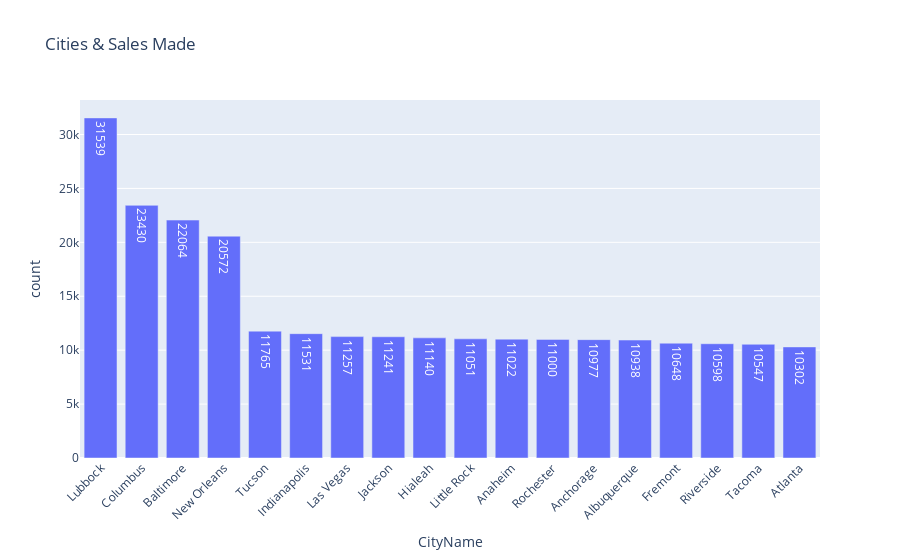

The notebook cell this image was saved under:
### Code cell
import plotly.express as px

fig = px.bar(
    dfc,
    x="CityName",
    y='count',
    title='Cities & Sales Made',
    text='count'
)

fig.update_layout(xaxis_tickangle=-45)

fig.show()

### Figure 1 — Plotly figure (JSON) as saved in the notebook; plotly's stock layout.template omitted (floating-point values rounded to 4 significant figures)
{"data": [{"hovertemplate": "CityName=%{x}<br>count=%{text}<extra></extra>", "legendgroup": "", "marker": {"color": "#636efa", "pattern": {"shape": ""}}, "name": "", "orientation": "v", "showlegend": false, "text": [31540.0, 23430.0, 22060.0, 20570.0, 11760.0, 11530.0, 11260.0, 11240.0, 11140.0, 11050.0, 11020.0, 11000.0, 10980.0, 10940.0, 10650.0, 10600.0, 10550.0, 10300.0], "textposition": "auto", "type": "bar", "x": ["Lubbock", "Columbus", "Baltimore", "New Orleans", "Tucson", "Indianapolis", "Las Vegas", "Jackson", "Hialeah", "Little Rock", "Anaheim", "Rochester", "Anchorage", "Albuquerque", "Fremont", "Riverside", "Tacoma", "Atlanta"], "xaxis": "x", "y": [31539, 23430, 22064, 20572, 11765, 11531, 11257, 11241, 11140, 11051, 11022, 11000, 10977, 10938, 10648, 10598, 10547, 10302], "yaxis": "y"}], "layout": {"barmode": "relative", "legend": {"tracegroupgap": 0}, "title": {"text": "Cities & Sales Made"}, "xaxis": {"anchor": "y", "domain": [0, 1], "tickangle": -45, "title": {"text": "CityName"}}, "yaxis": {"anchor": "x", "domain": [0, 1], "title": {"text": "count"}}}}
